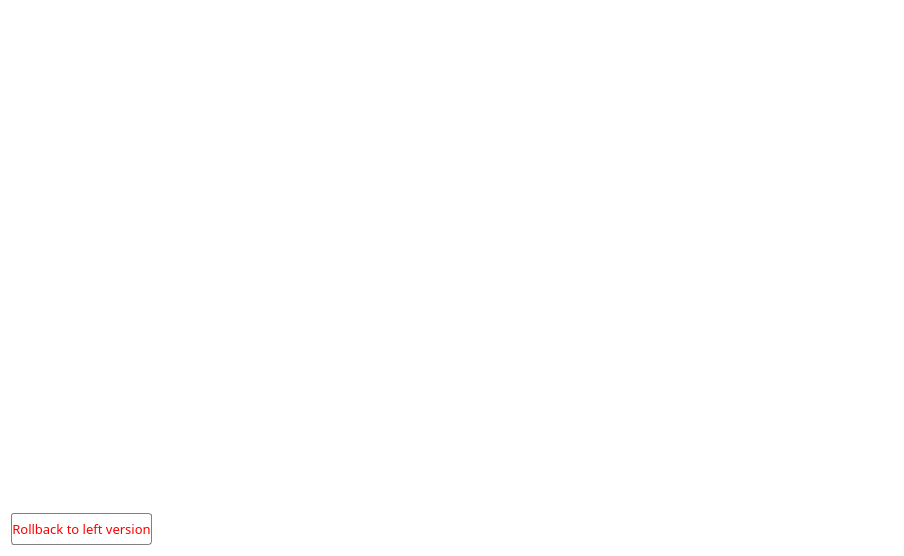
<?xml version="1.0" encoding="UTF-8"?>
<ui version="4.0">
 <class>HtmlDialog</class>
 <widget class="QDialog" name="HtmlDialog">
  <property name="geometry">
   <rect>
    <x>0</x>
    <y>0</y>
    <width>904</width>
    <height>556</height>
   </rect>
  </property>
  <property name="windowTitle">
   <string>Dialog</string>
  </property>
  <property name="styleSheet">
   <string notr="true">background-color: rgb(255, 255, 255);</string>
  </property>
  <layout class="QGridLayout" name="gridLayout_2">
   <item row="0" column="0">
    <layout class="QGridLayout" name="gridLayout" rowstretch="1,1,0" columnstretch="0,0" columnminimumwidth="0,0">
     <item row="0" column="0" rowspan="2" colspan="2">
      <layout class="QVBoxLayout" name="layout"/>
     </item>
     <item row="2" column="0" colspan="2">
      <layout class="QHBoxLayout" name="horizontalLayout">
       <item>
        <widget class="QPushButton" name="rollbackBtn">
         <property name="font">
          <font>
           <family>SimSun-ExtB</family>
           <pointsize>10</pointsize>
          </font>
         </property>
         <property name="styleSheet">
          <string notr="true">QPushButton{
	border:1px solid gray;
	border-radius:3px;
	color:#ff0000;
	height:30px;
}

QPushButton:hover{
    border: 2px solid black;
}

QPushButton:pressed{
    background-color:#00ff00;
}</string>
         </property>
         <property name="text">
          <string>Rollback to left version</string>
         </property>
         <property name="icon">
          <iconset resource="../Resources/Project.qrc">
           <normaloff>:/Icons/clearResult.png</normaloff>:/Icons/clearResult.png</iconset>
         </property>
         <property name="flat">
          <bool>true</bool>
         </property>
        </widget>
       </item>
       <item>
        <spacer name="horizontalSpacer">
         <property name="orientation">
          <enum>Qt::Horizontal</enum>
         </property>
         <property name="sizeHint" stdset="0">
          <size>
           <width>40</width>
           <height>20</height>
          </size>
         </property>
        </spacer>
       </item>
      </layout>
     </item>
    </layout>
   </item>
  </layout>
 </widget>
 <resources>
  <include location="../Resources/Project.qrc"/>
 </resources>
 <connections/>
</ui>
